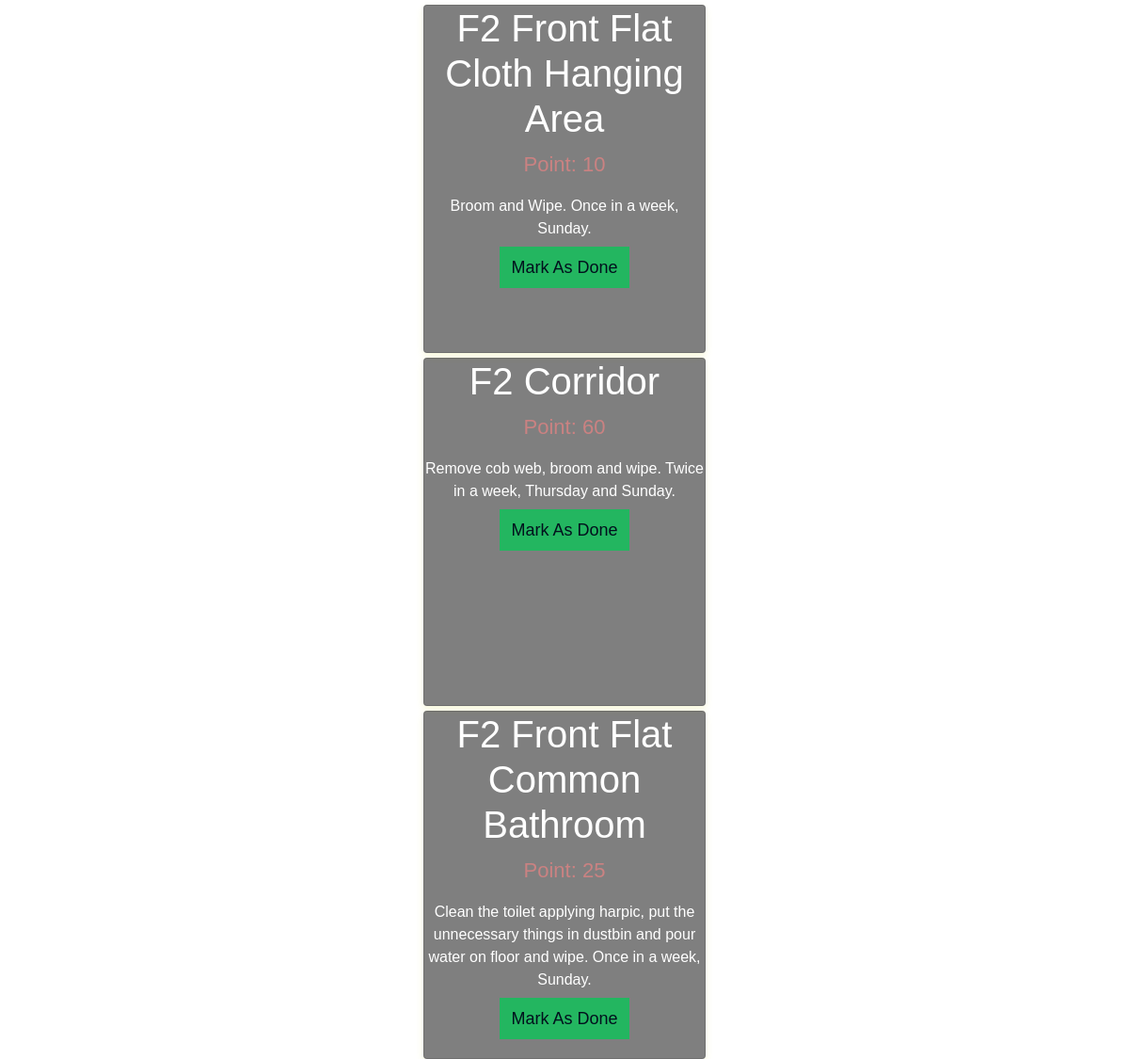
Screenshot of /user/13/services/ with the database file from the repository.
### clean/models.py (models this page shows, shortened)
class Service(models.Model):
    name = models.CharField(max_length=100)
    description = models.CharField(max_length=500,default='hare krishna')
    point = models.IntegerField(default=0)
    deadline = models.DateTimeField()
    devotee = models.ForeignKey(Devotee,on_delete=models.CASCADE,related_name='services',null=True)
    taken = models.BooleanField(default = False)
    done = models.BooleanField(default=False)

### clean/views.py (the view)
# urls.py: path("user/<int:user_pk>/services/", views.dev_services, name="dev_services"),
def dev_services(request,user_pk):
    user = get_object_or_404(User,pk=user_pk)
    services = user.devotee.services.all().order_by('deadline')
    return render(request,'clean/dev_services.html',{'user':user, 'services':services})

### templates/clean/dev_services.html (shortened to what this page needs)
{% extends "clean/layout.html" %}
{% block body %}
  {% for service in services %}
    <div class="card">
      <h1>{{service.name}}</h1>
      <p class="price">Point: {{service.point}}</p>
      <p>{{service.description}}</p>
      <p>
        {% if service.done %}
        <a disabled="disabled" >Done</a>
        {% else %}
        <a href="{% url 'clean:dev_service_mark_as_done' user_pk=user.pk service_pk=service.pk %}">Mark As Done</a>
        {% endif %}
      </p>
    </div>
  {% endfor %}
{% endblock %}

### templates/clean/layout.html (style rules this page uses)
html,body { background-image: url('http://getwallpapers.com/wallpaper/full/a/5/d/544750.jpg'); background-repeat: repeat-y; background-size: cover; height: 100%; font-family: 'Numans', sans-serif; }
.card { height: 370px; margin-top: auto; margin-bottom: auto; width: 400px; background-color: rgba(0,0,0,0.5) !important; }

### templates/clean/dev_services.html (style rules this page uses)
.card { box-shadow: 0 4px 8px 0 hsla(64, 73%, 60%, 0.2); max-width: 300px; margin: 5px auto; text-align: center; font-family: arial; color: white; }
.price { color: rgb(202, 130, 130); font-size: 22px; }
.card a { border: none; outline: 0; padding: 12px; color: rgb(2, 16, 29); background-color: rgb(35, 182, 96); text-align: center; cursor: pointer; width: 100%; font-size: 18px; }

### rows the page displays
Service: name "F2 Front Flat Cloth Hanging Area", point "10", description "Broom and Wipe. Once in a week, Sunday.", done "Mark As Done"
Service: name "F2 Corridor", point "60", description "Remove cob web, broom and wipe. Twice in a week, Thursday and Sunday.", done "Mark As Done"
Service: name "F2 Front Flat Common Bathroom", point "25", description "Clean the toilet applying harpic, put the unnecessary things in dustbin and pour water on floor and wipe. Once in a week, Sunday.", done "Mark As Done"
